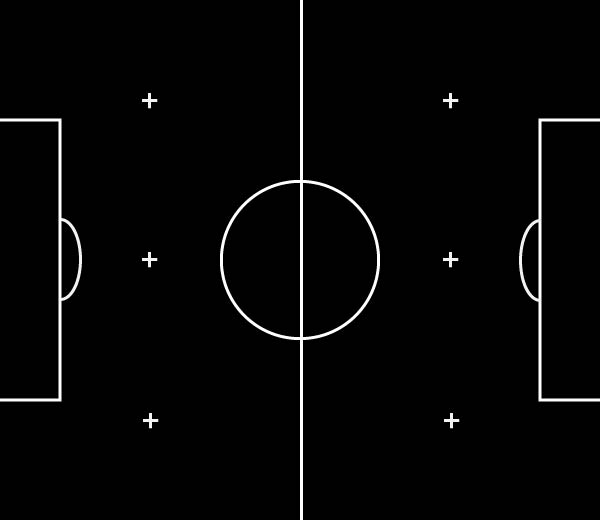
#> input picture control/vss-field.jpg, 600 x 520 px
$ python debug.py
#> lines starting #> are read from the running program, lines starting #| are printed output that depends on the picture
### control/navigation.py
from math import pi, atan2, sin, cos, sqrt
from helpers import geometry
from helpers.decorators import timeToFinish
import numpy


class Move2Goal:

    def __init__(self):
        self.kr = None
        self.radius = None

        self.toUnivector = None
        self.toGame = None

    def updateParams(self, kr, radius):
        if kr is not None:
            self.kr = float(kr)
        if radius is not None:
            self.radius = float(radius)

    # @timeToFinish
    # TODO refazer método
    # [64 lines left out: functions buildAxis, hyperbolic, fi_tuf, not called in this run]


class AvoidObstacle:
    # TODO calculo do vetor velocidade para geração de posição virtual.

    def __init__(self):
        self.k0 = None

    def updateParam(self, k0):
        self.k0 = k0

    # @timeToFinish
    # [15 lines left out: functions getVirtualPos, avoid, not called in this run]


class UnivectorField:
    def __init__(self):
        self.dmin = None
        self.delta = None

        self.moveField = Move2Goal()
        self.avoidField = AvoidObstacle()

    def updateConstants(self, radius=None, kr=None, k0=None, dmin=None, delta=None):
        if dmin is not None:
            self.dmin = float(dmin)
        if delta is not None:
            self.delta = float(delta)
        if k0 is not None:
            self.avoidField.updateParam(float(k0))
        if kr is not None or radius is not None:
            self.moveField.updateParams(kr, radius)

    # [34 lines left out: function univector, not called in this run]

### control/debug.py
import navigation
import numpy as np
import random
import cv2
import math
import time


w, h = 150, 130
teamColor = (255, 0, 0)
enemyColor = (0, 255, 255)
ballColor = (31, 136, 246)
pathColor = (255, 0, 255)


def getObstacle():
    return np.array([random.randint(0, w-1), -random.randint(0, h-1)])


def getBall():
    return np.array([random.randint(0, w-1), -random.randint(0, h-1)])


def getRobot():
    return np.array([random.randint(0, w-1), -random.randint(0, h-1)])


def printObstacles(_obstacle, plt):
    for i in range(_obstacle.shape[0]):
        plt.plot(_obstacle[i][0], _obstacle[i][1], 'go')


def cm2pixel(pos):
    posArray = np.array(pos)
    return 4*posArray


def drawRobot(img, robotPos, enemy=False):
    if enemy:
        color = enemyColor
    else:
        color = teamColor

    pos = cm2pixel([robotPos[0], -robotPos[1]])
    topLeft = (pos[0]-15, pos[1]-15)
    bottomRight = (pos[0]+15, pos[1]+15)
    cv2.rectangle(img, topLeft, bottomRight, color, -1)


# [4 lines left out: function drawObstacles, not called in this run]


def drawBall(img, ballPos):
    cv2.circle(img, (ballPos[0], -ballPos[1]), 9, ballColor, -1)


# [43 lines left out: functions drawField, drawPath, not called in this run]


def main(radius=6.0, kr=0.9, k0=0.12, dmin=20.0, lDelta=4.5):
#> called with radius = 6, kr = 0.9, k0 = 0.12, dmin = 20, lDelta = 4.5
    imgField = cv2.imread('vss-field.jpg')
#> imgField is the input picture: shape (520, 600, 3); min 0, max 255, mean 6.2
    imgField2 = np.copy(imgField)

    robot = getRobot()
    ball = getBall()

    drawRobot(imgField2, robot)
    drawBall(imgField2, cm2pixel(ball))
#> in drawBall, `cv2.circle(img, (ballPos[0], -ballPos[1]), 9, ballColor, -1)`:
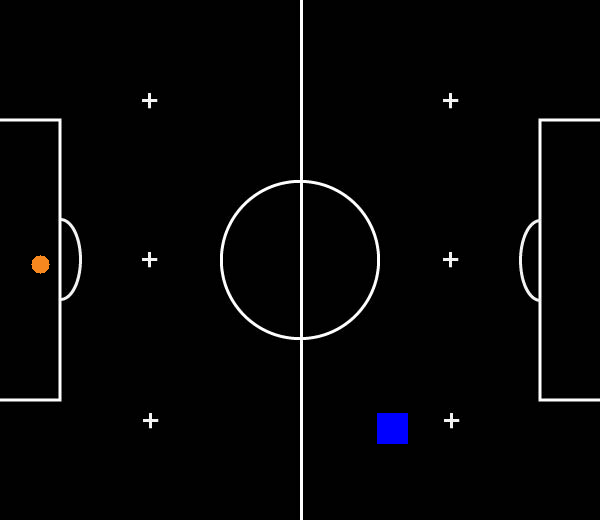
#> img: shape (520, 600, 3); mean B, G, R 7.1, 6.4, 6.4

    univetField = navigation.UnivectorField()
    univetField.updateConstants(radius, kr, k0, dmin, lDelta)

#> (the run stopped early here; a loop or call above may not have finished)
